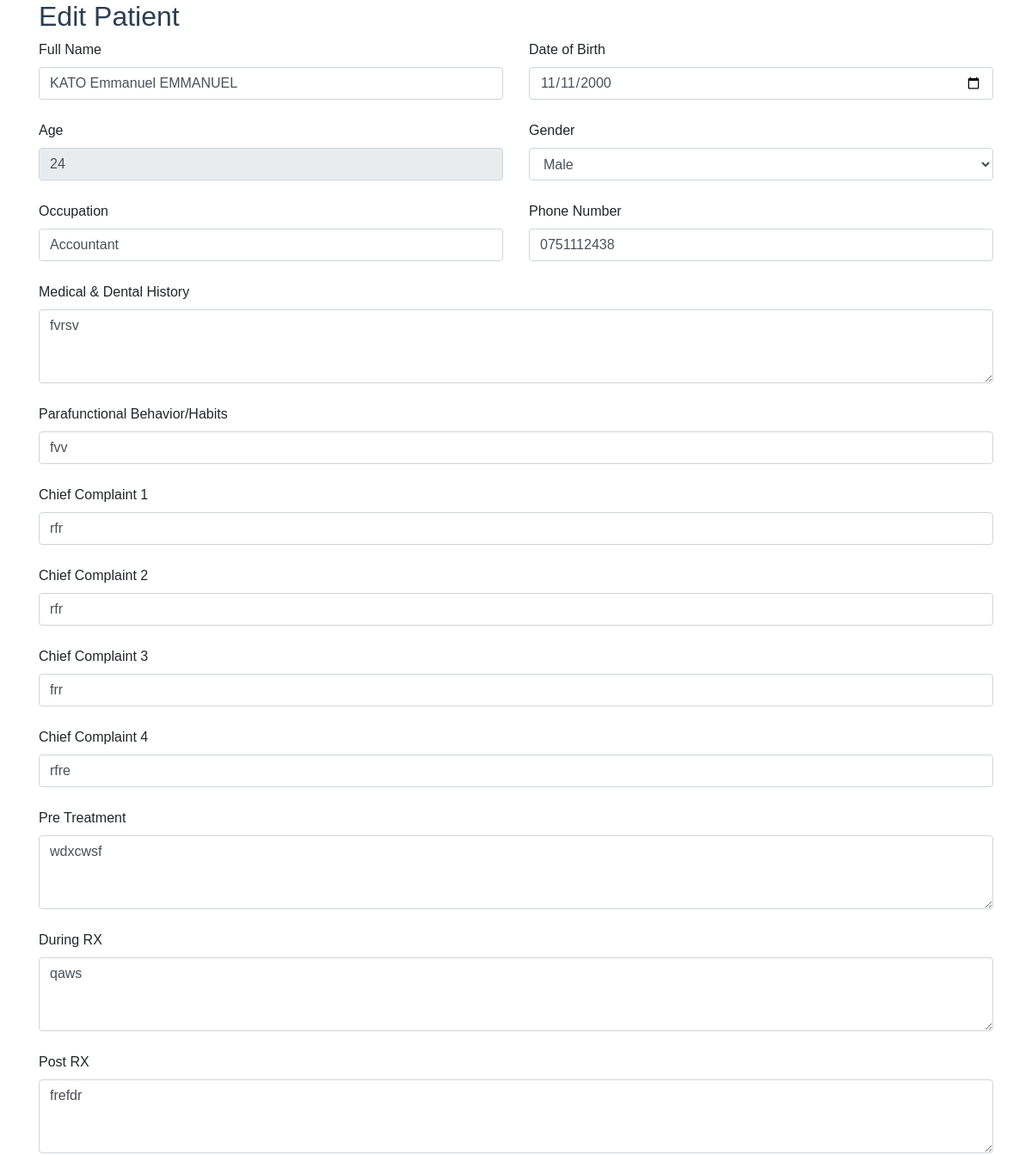
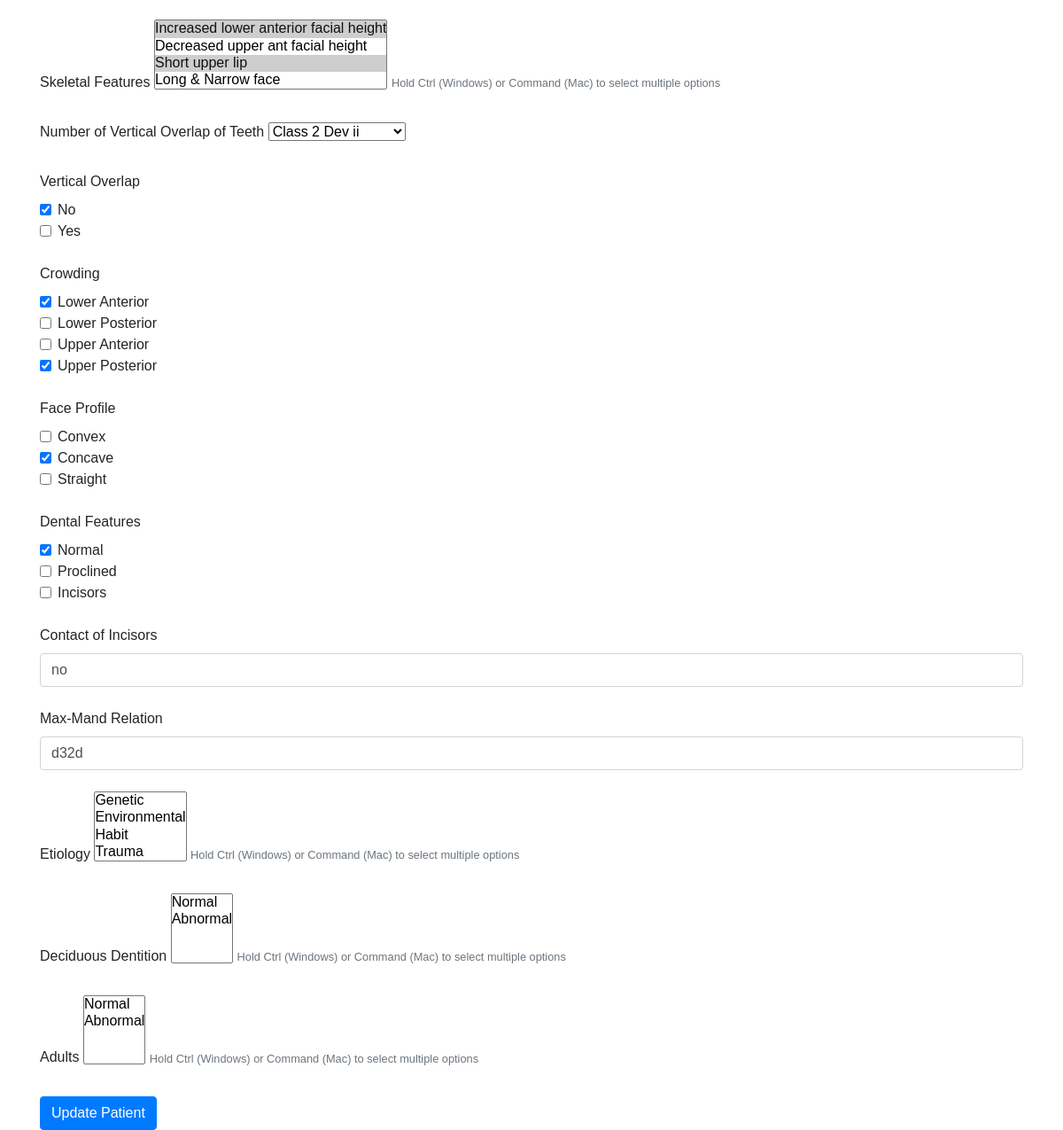
Screenshot of /editpatient.php?id=1 (signed in) with the database file from the repository (2 pictures, top to bottom).
### tables this page shows
CREATE TABLE IF NOT EXISTS `patients` (
  `id` int(11) NOT NULL AUTO_INCREMENT,
  `name` varchar(255) NOT NULL,
  `dob` date NOT NULL,
  `age` int(11) NOT NULL,
  `gender` enum('male','female') NOT NULL,
  `occupation` varchar(255) DEFAULT NULL,
  `phone` varchar(20) DEFAULT NULL,
  `medical_history` text DEFAULT NULL,
  `parafunctional_behavior` varchar(255) DEFAULT NULL,
  `chief_complaint_1` varchar(255) DEFAULT NULL,
  `chief_complaint_2` varchar(255) DEFAULT NULL,
  `chief_complaint_3` varchar(255) DEFAULT NULL,
  `chief_complaint_4` varchar(255) DEFAULT NULL,
  `pre_treatment` text DEFAULT NULL,
  `during_rx` text DEFAULT NULL,
  `post_rx` text DEFAULT NULL,
  `skeletal_features` set('increased-lower','decreased-upper','short-upper','long-narrow') DEFAULT NULL,
  `vertical_overlap_class` enum('class1','class2-dev1','class2-dev2','class3') DEFAULT NULL,
  `vertical_overlap_checkboxes` set('no','yes') DEFAULT NULL,
  `lower_crowding` set('anterior','posterior') DEFAULT NULL,
  `upper_crowding` set('anterior','posterior') DEFAULT NULL,
  `face_profile` set('convex','concave','straight') DEFAULT NULL,
  `dental_features` set('normal','proclined','incisors') DEFAULT NULL,
  `contact_of_incisors` set('no','yes') DEFAULT NULL,
  `max_mand_relation` varchar(255) DEFAULT NULL,
  `etiology` set('thumb','tongue','airway','growth','cleft','mouth') DEFAULT NULL,
  `deciduous_dentition` set('habit-breakers','headgear','functional-appliance','chin-cup-therapy') DEFAULT NULL,
  `adults` set('fixed-braces','elastics','transpalatal-arch','reverse-headgear','herbsts-appliance','lip-bumper','torque-springs','bio-bite','arch-springs','rotation-wedge','carrier-motion','tad','surgery','retention-method') DEFAULT NULL,
  PRIMARY KEY (`id`)
);

### editpatient.php (the view, shortened to what the rows shown need)
<?php
include 'db.php';
if (isset($_GET['id'])) {
    $id = $_GET['id'];
    $sql = "SELECT * FROM patients WHERE id = $id";
    $result = $conn->query($sql);
    if ($result->num_rows > 0) {
        $patient = $result->fetch_assoc();
    } else {
        echo "No patient found with ID: $id";
        exit;
    }
} else {
    echo "No ID provided";
    exit;
}
?>
<!DOCTYPE html>
<html lang="en">
<head>
    <link href="styles.css" rel="stylesheet">
    <link href="https://stackpath.bootstrapcdn.com/bootstrap/4.5.2/css/bootstrap.min.css" rel="stylesheet">
</head>
<body>
    <div class="container">
        <h2>Edit Patient</h2>
        <form action="editpatient.php?id=<?php echo $id; ?>" method="POST">
            <div class="row mb-3">
                <div class="col-md-6">
                    <label for="name" class="form-label">Full Name</label>
                    <input type="text" class="form-control" id="name" name="name" value="<?php echo $patient['name']; ?>" required>
                </div>
                <div class="col-md-6">
                    <label for="dob" class="form-label">Date of Birth</label>
                    <input type="date" class="form-control" id="dob" name="dob" value="<?php echo $patient['dob']; ?>" required>
                </div>
            </div>
            <div class="row mb-3">
                <div class="col-md-6">
                    <label for="age" class="form-label">Age</label>
                    <input type="text" class="form-control" id="age" name="age" value="<?php echo $patient['age']; ?>" readonly>
                </div>
                <div class="col-md-6">
                    <label for="gender" class="form-label">Gender</label>
                    <select class="form-control" id="gender" name="gender" required>
                        <option value="male" <?php if ($patient['gender'] == 'male') echo 'selected'; ?>>Male</option>
                    </select>
                </div>
            </div>
            <div class="row mb-3">
                <div class="col-md-6">
                    <label for="occupation" class="form-label">Occupation</label>
                    <input type="text" class="form-control" id="occupation" name="occupation" value="<?php echo $patient['occupation']; ?>">
                </div>
                <div class="col-md-6">
                    <label for="phone" class="form-label">Phone Number</label>
                    <input type="tel" class="form-control" id="phone" name="phone" value="<?php echo $patient['phone']; ?>">
                </div>
            </div>
            <div class="row mb-3">
                <div class="col-md-12">
                    <label for="medical_history" class="form-label">Medical & Dental History</label>
                    <textarea class="form-control" id="medical_history" name="medical_history" rows="3"><?php echo $patient['medical_history']; ?></textarea>
                </div>
            </div>
            <div class="row mb-3">
                <div class="col-md-12">
                    <label for="parafunctional_behavior" class="form-label">Parafunctional Behavior/Habits</label>
                    <input type="text" class="form-control" id="parafunctional_behavior" name="parafunctional_behavior" value="<?php echo $patient['parafunctional_behavior']; ?>">
                </div>
            </div>
            <div class="row mb-3">
                <div class="col-md-12">
                    <label for="chief_complaint_1" class="form-label">Chief Complaint 1</label>
                    <input type="text" class="form-control" id="chief_complaint_1" name="chief_complaint_1" value="<?php echo $patient['chief_complaint_1']; ?>">
                </div>
            </div>
            <div class="row mb-3">
                <div class="col-md-12">
                    <label for="chief_complaint_2" class="form-label">Chief Complaint 2</label>
                    <input type="text" class="form-control" id="chief_complaint_2" name="chief_complaint_2" value="<?php echo $patient['chief_complaint_2']; ?>">
                </div>
            </div>
            <div class="row mb-3">
                <div class="col-md-12">
                    <label for="chief_complaint_3" class="form-label">Chief Complaint 3</label>
                    <input type="text" class="form-control" id="chief_complaint_3" name="chief_complaint_3" value="<?php echo $patient['chief_complaint_3']; ?>">
                </div>
            </div>
            <div class="row mb-3">
                <div class="col-md-12">
                    <label for="chief_complaint_4" class="form-label">Chief Complaint 4</label>
                    <input type="text" class="form-control" id="chief_complaint_4" name="chief_complaint_4" value="<?php echo $patient['chief_complaint_4']; ?>">
                </div>
            </div>
            <div class="row mb-3">
                <div class="col-md-12">
                    <label for="pre_treatment" class="form-label">Pre Treatment</label>
                    <textarea class="form-control" id="pre_treatment" name="pre_treatment" rows="3"><?php echo $patient['pre_treatment']; ?></textarea>
                </div>
            </div>
            <div class="row mb-3">
                <div class="col-md-12">
                    <label for="during_rx" class="form-label">During RX</label>
                    <textarea class="form-control" id="during_rx" name="during_rx" rows="3"><?php echo $patient['during_rx']; ?></textarea>
                </div>
            </div>
            <div class="row mb-3">
                <div class="col-md-12">
                    <label for="post_rx" class="form-label">Post RX</label>
                    <textarea class="form-control" id="post_rx" name="post_rx" rows="3"><?php echo $patient['post_rx']; ?></textarea>
                </div>
            </div>
            <div class="row mb-3">
                <div class="col-md-12">
                    <label for="skeletal_features" class="form-label">Skeletal Features</label>
                    <select class="form-select" id="skeletal_features" name="skeletal_features[]" multiple size="4">
                        <option value="increased-lower" <?php if (strpos($patient['skeletal_features'], 'increased-lower') !== false) echo 'selected'; ?>>Increased lower anterior facial height</option>
                        <option value="decreased-upper" <?php if (strpos($patient['skeletal_features'], 'decreased-upper') !== false) echo 'selected'; ?>>Decreased upper ant facial height</option>
                        <option value="short-upper" <?php if (strpos($patient['skeletal_features'], 'short-upper') !== false) echo 'selected'; ?>>Short upper lip</option>
                        <option value="long-narrow" <?php if (strpos($patient['skeletal_features'], 'long-narrow') !== false) echo 'selected'; ?>>Long & Narrow face</option>
                    </select>
                    <small class="text-muted">Hold Ctrl (Windows) or Command (Mac) to select multiple options</small>
                </div>
            </div>
            <div class="row mb-3">
                <div class="col-md-12">
                    <label for="vertical_overlap_class" class="form-label">Number of Vertical Overlap of Teeth</label>
                    <select class="form-select" id="vertical_overlap_class" name="vertical_overlap_class">
                        <option value="class2-dev2" <?php if ($patient['vertical_overlap_class'] == 'class2-dev2') echo 'selected'; ?>>Class 2 Dev ii</option>
                    </select>
                </div>
            </div>
            <div class="row mb-3">
                <div class="col-md-12">
                    <div class="checkbox-group">
                        <div class="form-check">
                            <input class="form-check-input" type="checkbox" name="vertical_overlap_checkboxes[]" value="no" id="vertical-no" <?php if (strpos($patient['vertical_overlap_checkboxes'], 'no') !== false) echo 'checked'; ?>>
                            <label class="form-check-label" for="vertical-no">No</label>
                        </div>
                        <div class="form-check">
                            <input class="form-check-input" type="checkbox" name="vertical_overlap_checkboxes[]" value="yes" id="vertical-yes" <?php if (strpos($patient['vertical_overlap_checkboxes'], 'yes') !== false) echo 'checked'; ?>>
                            <label class="form-check-label" for="vertical-yes">Yes</label>
                        </div>
                    </div>
                </div>
            </div>
            <div class="row mb-3">
                <div class="col-md-12">
                    <div class="checkbox-group">
                        <div class="form-check">
                            <input class="form-check-input" type="checkbox" name="lower_crowding[]" value="anterior" id="lower-anterior" <?php if (strpos($patient['lower_crowding'], 'anterior') !== false) echo 'checked'; ?>>
                            <label class="form-check-label" for="lower-anterior">Lower Anterior</label>
                        </div>
                        <div class="form-check">
                            <input class="form-check-input" type="checkbox" name="lower_crowding[]" value="posterior" id="lower-posterior" <?php if (strpos($patient['lower_crowding'], 'posterior') !== false) echo 'checked'; ?>>
                            <label class="form-check-label" for="lower-posterior">Lower Posterior</label>
                        </div>
                        <div class="form-check">
                            <input class="form-check-input" type="checkbox" name="upper_crowding[]" value="anterior" id="upper-anterior" <?php if (strpos($patient['upper_crowding'], 'anterior') !== false) echo 'checked'; ?>>
                            <label class="form-check-label" for="upper-anterior">Upper Anterior</label>
                        </div>
                        <div class="form-check">
                            <input class="form-check-input" type="checkbox" name="upper_crowding[]" value="posterior" id="upper-posterior" <?php if (strpos($patient['upper_crowding'], 'posterior') !== false) echo 'checked'; ?>>
                            <label class="form-check-label" for="upper-posterior">Upper Posterior</label>
                        </div>
                    </div>
                </div>
            </div>
            <div class="row mb-3">
                <div class="col-md-12">
                    <div class="checkbox-group">
                        <div class="form-check">
                            <input class="form-check-input" type="checkbox" name="face_profile[]" value="convex" id="convex" <?php if (strpos($patient['face_profile'], 'convex') !== false) echo 'checked'; ?>>
                            <label class="form-check-label" for="convex">Convex</label>
                        </div>
                        <div class="form-check">
                            <input class="form-check-input" type="checkbox" name="face_profile[]" value="concave" id="concave" <?php if (strpos($patient['face_profile'], 'concave') !== false) echo 'checked'; ?>>
                            <label class="form-check-label" for="concave">Concave</label>
                        </div>
                        <div class="form-check">
                            <input class="form-check-input" type="checkbox" name="face_profile[]" value="straight" id="straight" <?php if (strpos($patient['face_profile'], 'straight') !== false) echo 'checked'; ?>>
                            <label class="form-check-label" for="straight">Straight</label>
                        </div>
                    </div>
                </div>
            </div>
            <div class="row mb-3">
                <div class="col-md-12">
                    <div class="checkbox-group">
                        <div class="form-check">
                            <input class="form-check-input" type="checkbox" name="dental_features[]" value="normal" id="normal" <?php if (strpos($patient['dental_features'], 'normal') !== false) echo 'checked'; ?>>
                            <label class="form-check-label" for="normal">Normal</label>
                        </div>
                        <div class="form-check">
                            <input class="form-check-input" type="checkbox" name="dental_features[]" value="proclined" id="proclined" <?php if (strpos($patient['dental_features'], 'proclined') !== false) echo 'checked'; ?>>
                            <label class="form-check-label" for="proclined">Proclined</label>
                        </div>
                        <div class="form-check">
                            <input class="form-check-input" type="checkbox" name="dental_features[]" value="incisors" id="incisors" <?php if (strpos($patient['dental_features'], 'incisors') !== false) echo 'checked'; ?>>
                            <label class="form-check-label" for="incisors">Incisors</label>
                        </div>
                    </div>
                </div>
            </div>
            <div class="row mb-3">
                <div class="col-md-12">
                    <label for="contact_of_incisors" class="form-label">Contact of Incisors</label>
                    <input type="text" class="form-control" id="contact_of_incisors" name="contact_of_incisors" value="<?php echo $patient['contact_of_incisors']; ?>">
                </div>
            </div>
            <div class="row mb-3">
                <div class="col-md-12">
                    <label for="max_mand_relation" class="form-label">Max-Mand Relation</label>
                    <input type="text" class="form-control" id="max_mand_relation" name="max_mand_relation" value="<?php echo $patient['max_mand_relation']; ?>">
                </div>
            </div>
        </form>
    </div>
</body>
</html>

### rows the page displays
patients: name "KATO Emmanuel EMMANUEL", dob "11/11/2000", age "24", gender "Male", occupation "Accountant", phone "0751112438", medical_history "fvrsv", parafunctional_behavior "fvv", chief_complaint_1 "rfr", chief_complaint_2 "rfr", chief_complaint_3 "frr", chief_complaint_4 "rfre", pre_treatment "wdxcwsf", during_rx "qaws", post_rx "frefdr", skeletal_features "Increased lower anterior facial height ☑ / Decreased upper ant facial height / Short upper lip ☑ / Long & Narrow face", vertical_overlap_class "Class 2 Dev ii", vertical_overlap_checkboxes "☑", lower_crowding "☑", upper_crowding "☑", face_profile "☑", dental_features "☑", contact_of_incisors "no", max_mand_relation "d32d"
